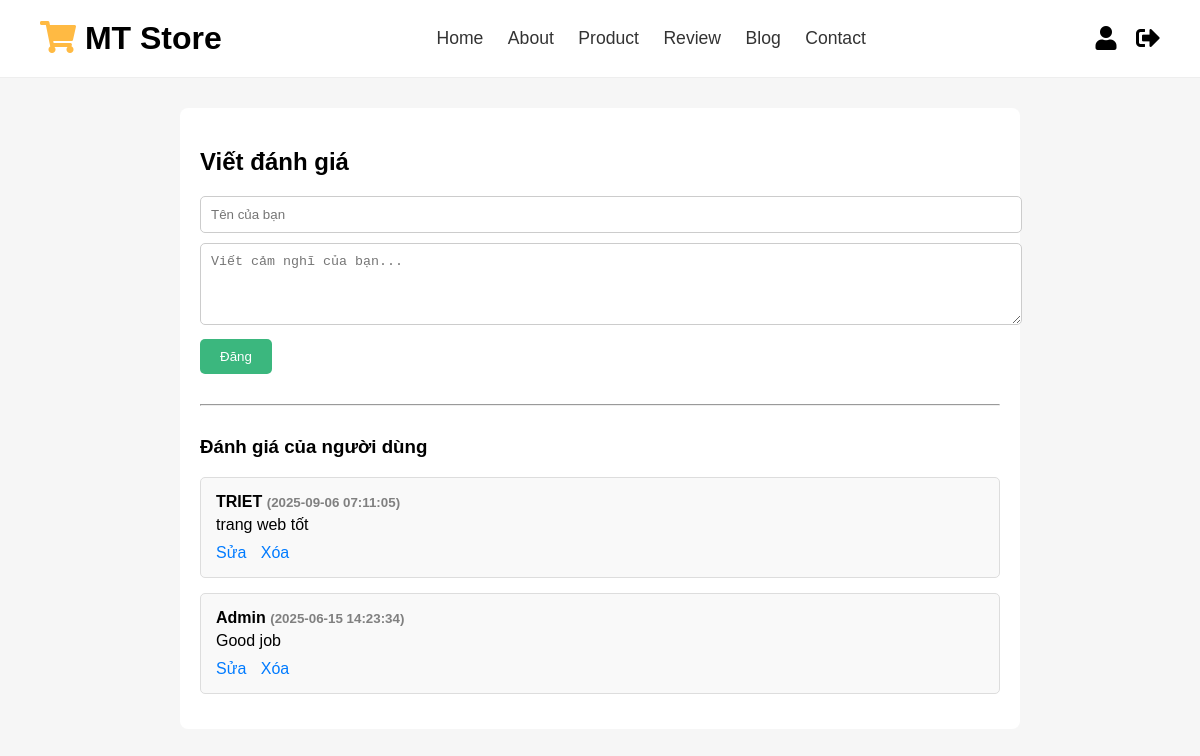
The app's page /font-end/review.php with its own data.
### tables this page shows
CREATE TABLE `reviews` (
  `id` int(11) NOT NULL,
  `user_name` varchar(100) DEFAULT NULL,
  `content` text DEFAULT NULL,
  `created_at` timestamp NOT NULL DEFAULT current_timestamp()
);

### font-end/review.php (the view, shortened to what this page needs)
<?php
include 'db.php';
$reviews = $conn->query("SELECT * FROM reviews ORDER BY created_at DESC");
$edit_data = null;
?>
<!DOCTYPE html>
<html lang="vi">
<head>
    <link rel="stylesheet" href="https://cdnjs.cloudflare.com/ajax/libs/font-awesome/5.15.4/css/all.min.css">
</head>
<body>
    <header class="header">
        <a href="index.php" class="logo"><i class="fas fa-shopping-cart"></i> MT Store</a>
        <nav class="navbar">
            <a href="index.php">Home</a>
            <a href="about.php">About</a>
            <a href="product.php">Product</a>
            <a href="review.php">Review</a>
            <a href="blog.php">Blog</a>
            <a href="index.php">Contact</a>
        </nav>
        <div class="icons">
            <div class="fas fa-user" onclick="location.href='login.php'"></div>
            <div class="fas fa-sign-out-alt" onclick="location.href='logout.php'"></div>
        </div>
    </header>
    <div class="container">
        <h2><?= $edit_data ? 'Chỉnh sửa đánh giá' : 'Viết đánh giá' ?></h2>
        <form method="post">
            <?php if ($edit_data): ?>
                <input type="hidden" name="id" value="<?= $edit_data['id'] ?>">
                <input type="text" name="user_name" value="<?= htmlspecialchars($edit_data['user_name']) ?>" required>
                <textarea name="content" rows="4" required><?= htmlspecialchars($edit_data['content']) ?></textarea>
                <button type="submit" name="update_review">Cập nhật</button>
            <?php else: ?>
                <input type="text" name="user_name" placeholder="Tên của bạn" required>
                <textarea name="content" placeholder="Viết cảm nghĩ của bạn..." rows="4" required></textarea>
                <button type="submit" name="add_review">Đăng</button>
            <?php endif; ?>
        </form>
        <hr style="margin: 30px 0;">
        <h3>Đánh giá của người dùng</h3>
        <?php while ($review = $reviews->fetch_assoc()): ?>
            <div class="review-box">
                <h4><?= htmlspecialchars($review['user_name']) ?> <small
                        style="color:gray;">(<?= $review['created_at'] ?>)</small></h4>
                <p><?= nl2br(htmlspecialchars($review['content'])) ?></p>
                <div class="actions">
                    <a href="review.php?edit=<?= $review['id'] ?>">Sửa</a>
                    <a href="review.php?delete=<?= $review['id'] ?>"
                        onclick="return confirm('Bạn chắc chắn muốn xóa?')">Xóa</a>
                </div>
            </div>
        <?php endwhile; ?>
    </div>
</body>
</html>

### font-end/review.php (style rules this page uses)
body { font-family: Arial, sans-serif; background: #f6f6f6; margin: 0; }
.header { background: #fff; padding: 20px 40px; display: flex; justify-content: space-between; align-items: center; border-bottom: 1px solid #eee; }
.logo { font-size: 2rem; font-weight: bold; color: #000; text-decoration: none; }
.logo i { color: #ffba43; }
.navbar a { margin: 0 10px; color: #333; text-decoration: none; font-size: 1.1rem; }
.icons .fas { margin-left: 15px; font-size: 1.5rem; cursor: pointer; }
.container { max-width: 800px; margin: 30px auto; background: #fff; padding: 20px; border-radius: 8px; }
textarea, input[type="text"] { width: 100%; padding: 10px; margin-bottom: 10px; border: 1px solid #ccc; border-radius: 5px; }
button { padding: 10px 20px; background: #3bb77e; color: white; border: none; border-radius: 5px; cursor: pointer; }
.review-box { background: #f9f9f9; padding: 15px; border: 1px solid #ddd; border-radius: 5px; margin-bottom: 15px; }
.review-box h4 { margin: 0; }
.review-box p { margin: 5px 0 0 0; }
.review-box .actions { margin-top: 10px; }
.review-box .actions a { margin-right: 10px; color: #007bff; text-decoration: none; }

### records on screen
reviews: user_name "TRIET", created_at "2025-09-06 07:11:05", content "trang web tốt"
reviews: user_name "Admin", created_at "2025-06-15 14:23:34", content "Good job"
